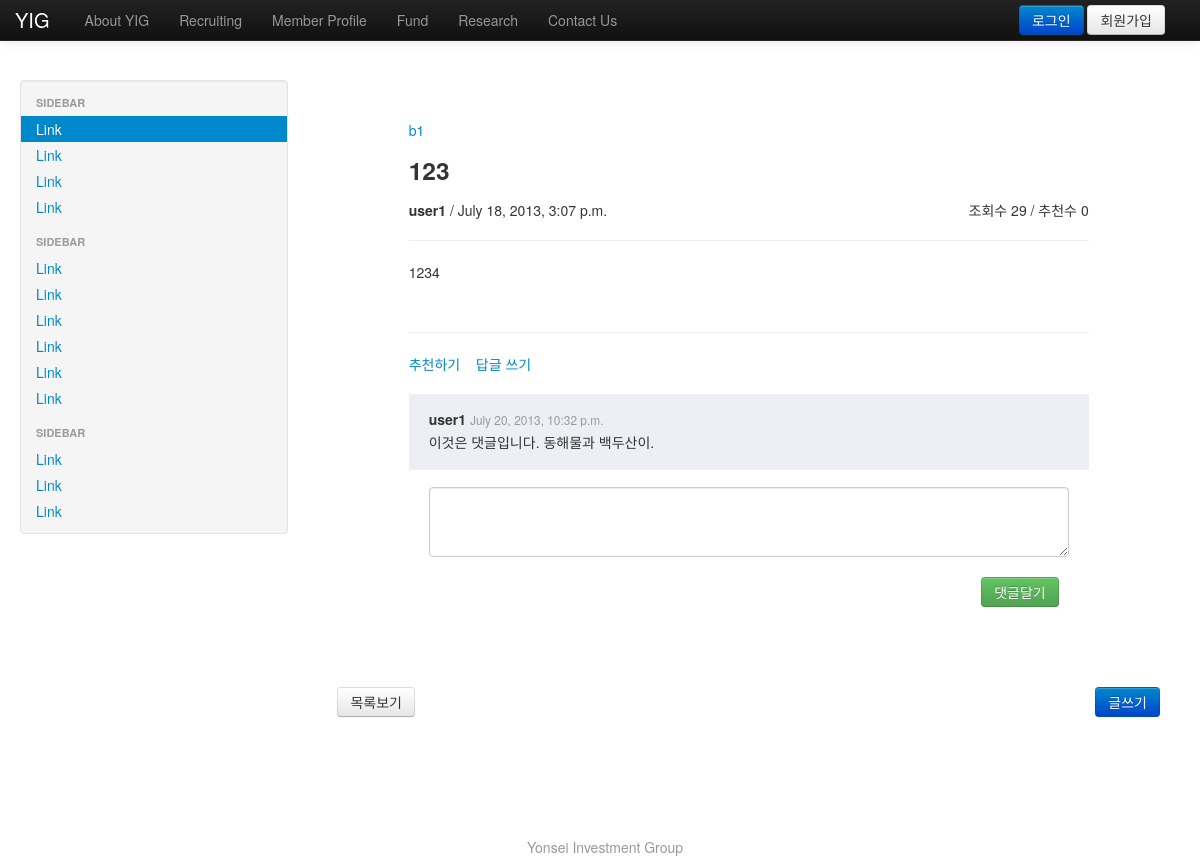
/yighub/entry/4/ (signed in), run on the app's committed database.
### yighub/models.py (models this page shows, shortened)
class Entry(models.Model):
    title = models.CharField(max_length = 200)
    content = models.TextField()
    creator = models.ForeignKey(User, related_name = 'entry_creators')
    board = models.ForeignKey(Board)
    time_created = models.DateTimeField(auto_now_add = True)
    time_last_modified = models.DateTimeField(auto_now = True)
    count_comment = models.PositiveIntegerField(default = 0)
    recommendation = models.ManyToManyField(User, related_name = 'entry_recommendations', blank = True, null = True)
    count_view = models.PositiveIntegerField(default = 0)
    count_recommendation = models.PositiveIntegerField(default = 0)
    notice = models.BooleanField(default = False)
    arrangement = models.PositiveIntegerField() # better to number or arrange_number ? number_arrange ?
    depth = models.PositiveSmallIntegerField(default = 0)
    parent = models.PositiveIntegerField(null = True, blank = True) # must be pk
    tag = models.ManyToManyField(Tag, related_name = 'entrys', blank = True, null = True)

class Board(models.Model):
    name = models.CharField(max_length = 50)
    count_entry = models.PositiveIntegerField(default = 0)
    newest_entry = models.PositiveIntegerField(null = True, blank = True)
    newest_time = models.DateTimeField(null = True, blank = True)
    participant = models.ManyToManyField(User, null = True, blank = True)
    archive = models.BooleanField(default = False)
    authority = models.CharField(max_length = 3, choices = MEMBER_LEVEL_CHOICES) # permission으로 바꾸기
    def __unicode__(self):
        return self.name

class User(models.Model):
    user_id = models.CharField(max_length = 30)
    password = models.CharField(max_length = 200)
    name = models.CharField(max_length = 30)
    date_joined = models.DateField(auto_now_add = True)
    last_login = models.DateTimeField()
    birthday = models.DateField(blank = True, null = True)
    email = models.EmailField(blank = True)
    messenger = models.CharField(max_length = 50, blank = True) # sns
    phone_number = models.PositiveIntegerField(blank = True, null = True) # force users to input only numbers, for consistency
    ordinal = models.PositiveSmallIntegerField(blank = True, null = True) # null for non-member
    level = models.CharField(max_length = 3, choices = MEMBER_LEVEL_CHOICES)
    carrer1 = models.CharField(max_length = 200, blank = True)
    carrer2 = models.CharField(max_length = 200, blank = True)
    carrer3 = models.CharField(max_length = 200, blank = True)
    carrer4 = models.CharField(max_length = 200, blank = True)
    carrer5 = models.CharField(max_length = 200, blank = True)
    self_introduction = models.TextField(blank = True)
    point = models.PositiveIntegerField(default = 0)
    profile = models.ImageField(upload_to = 'images/profiles', blank = True, ) # 내부용 null = True
    picture = models.ImageField(upload_to = 'images/pictures', blank = True, ) # 외부용 null = True
    def __unicode__(self):
        return self.name

class Comment(models.Model):
    entry = models.ForeignKey(Entry)
    content = models.TextField()
    creator = models.ForeignKey(User, related_name='comment_creators')
    time_created = models.DateTimeField(auto_now_add = True)
    recommendation = models.ManyToManyField(User, related_name = 'comment_recommendations', blank = True, null = True)
    count_recommendation = models.PositiveIntegerField(default = 0)
    arrangement = models.PositiveIntegerField()
    depth = models.PositiveSmallIntegerField(default = 0)
    parent = models.PositiveIntegerField(null = True, blank = True)

### yighub/views.py (the view)
# urls.py: url(r'^entry/(?P<entry_id>\d+)/$', 'read', name='read') ,
def read(request, entry_id):
    permission = is_member(request)
    if permission[0] == False:
        return permission[1]
    try:
        e = Entry.objects.get(pk = entry_id)
    except Entry.DoesNotExist:
        raise Http404
    e.count_view += 1
    e.save()
    u = request.session['user']
    recommendations = e.recommendation.all()
    files = e.files.all() #File.objects.filter(entry = e)
    comments = e.comment_set.all()
    return render(request, 'yighub/read.html',
      {'user' : u,
      'entry' : e,
      'files' : files,
      'recommendations' : recommendations,
      'comments' : comments,
      },
      )

### yighub/views.py (called while the page is built)
def is_member(request):
    try:
        u = request.session['user_id']
        user = User.objects.get(user_id = u)
    except KeyError:
        return False, redirect('yighub:login')
    except User.DoesNotExist: # 세션에는 남아있지만 데이터베이스에는 없는 경우. 회원탈퇴이거나 다른 app을 쓰다 접근.
        return False, redirect('yighub:logout',)
    if user.level == 'non':
        messages.error(request, '접근 권한이 없습니다.')
        return False, render(request, 'yighub/error.html', )
    else:
        return True, None # indexing을 위해

### yighub/templates/yighub/read.html (shortened to what this page needs)
﻿{% extends "yighub/base.html" %}
{% block contents %}
<div class="row-fluid">
	<div class="span3">
		<div class="well sidebar-nav">
			<ul class="nav nav-list">
				<li class="nav-header">Sidebar</li>
				<li class="active"><a href="#">Link</a></li>
				<li><a href="#">Link</a></li>
				<li><a href="#">Link</a></li>
				<li><a href="#">Link</a></li>
				<li class="nav-header">Sidebar</li>
				<li><a href="#">Link</a></li>
				<li><a href="#">Link</a></li>
				<li><a href="#">Link</a></li>
				<li><a href="#">Link</a></li>
				<li><a href="#">Link</a></li>
				<li><a href="#">Link</a></li>
				<li class="nav-header">Sidebar</li>
				<li><a href="#">Link</a></li>
				<li><a href="#">Link</a></li>
				<li><a href="#">Link</a></li>
			</ul>
		</div>
	</div>
	<div class="span9">
		<br />	<br />
		<div class="container-fluid" style="max-width: 680px; margin-left: auto; margin-right: auto;">
			<a href="">{{ entry.board }}</a>
			<h3>{{ entry.title }}</h3>
			<span> <strong>{{ entry.creator }}</strong> / {{ entry.time_created }} </span>
			<span class="pull-right">조회수 {{ entry.count_view }} / 추천수 {{ entry.count_recommendation }} </span>
			<hr />
			{{ entry.content|linebreaks }}
			<br />
			<hr />
			<span>
				<a href = "{% url 'yighub:recommend' entry.id %}">추천하기</a>
				<a href = "{% url 'yighub:reply' entry.id %}">답글 쓰기</a>
			</span>
			<br />
			<br />
			{% if comments %}
			<div class="comments" style="background-color: #edeff4; ">
				{% for c in comments %}
				<div style="padding: 15px 20px 5px 20px; border-bottom-style: solid; border-width: 2px; border-color: white;">
				<strong>{{ c.creator }}</strong>
				<small class="muted"> {{ c.time_created }} </small>
				{{ c.content|linebreaks }}
				</div>
				{% endfor %}
			</div>
			{% endif %}
			<div style="padding: 15px 20px 5px 20px;">
				<form action = "{% url 'yighub:comment' entry.id %}" method = 'post' >
					<textarea rows="3" class="span12" name = "content"></textarea>
					<button style="margin: 10px;" class="btn btn-success pull-right" type = "submit">댓글달기</button>
				</form>
			</div>
		</div>
		<div class="row-fluid" style="margin-top: 70px">
			<div class="container-fluid">
				<span>
				<a href="{% url 'yighub:board' entry.board.id %}">
					<button type="button" class="btn">목록보기</button>
				</a>
				</span>
				<span class="pull-right">
				<a href="{% url 'yighub:create' %}">
					<button type="button" class="btn btn-primary">글쓰기</button>
				</a>
				</span>
			</div>
		</div>
	</div>
</div>
{% endblock %}

### data on the page
Entry: board "b1", title "123", creator "user1", time_created "July 18, 2013, 3:07 p.m.", count_view "29", count_recommendation "0", content "1234"
Comment: creator "user1", time_created "July 20, 2013, 10:32 p.m.", content "이것은 댓글입니다. 동해물과 백두산이."
